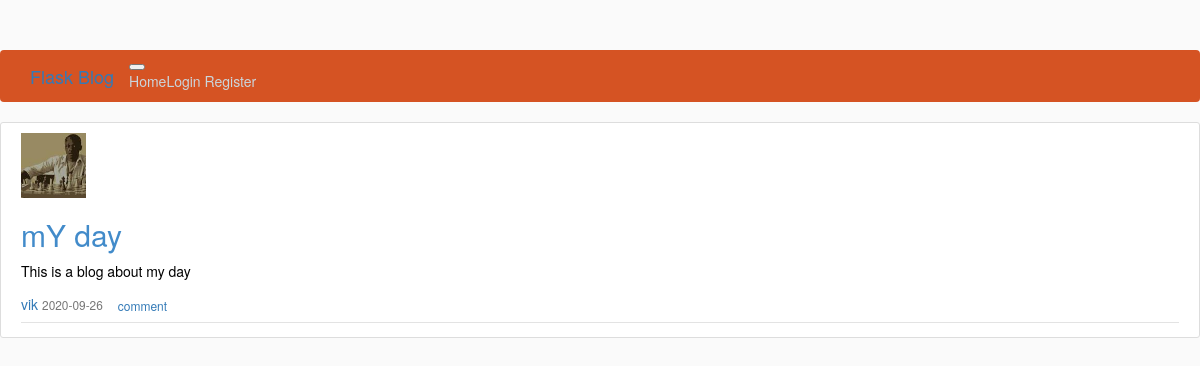
/post/1, run on the app's committed database.
### app/models.py (models this page shows, shortened)
class User(db.Model, UserMixin):
    id = db.Column(db.Integer, primary_key=True)
    username = db.Column(db.String(20), unique=True, nullable=False)
    email = db.Column(db.String(120), unique=True, nullable=False)
    image_file = db.Column(db.String(20), nullable=False, default='default.jpg')
    password = db.Column(db.String(60), nullable=False)
    posts = db.relationship('Post', backref='author', lazy=True)

class Post(db.Model):
    id = db.Column(db.Integer, primary_key=True)
    title = db.Column(db.String(100), nullable=False)
    date_posted = db.Column(db.DateTime, nullable=False, default=datetime.utcnow)
    content = db.Column(db.Text, nullable=False)
    user_id = db.Column(db.Integer, db.ForeignKey('user.id'), nullable=False)

### app/routes.py (the view)
@app.route("/post/<int:post_id>")
def post(post_id):
    post = Post.query.get_or_404(post_id)
    return render_template('post.html', title=post.title, post=post)

### app/templates/post.html (shortened to what this page needs)
{% extends "base.html" %}
{% block content %}
  <article class="media content-section">
    <img class="rounded-circle article-img" src="{{ url_for('static', filename='profile_pics/' + post.author.image_file) }}">
    <div class="media-body">
        <h2 class="article-title">{{ post.title }}</h2>
        <p class="article-content">{{ post.content }}</p>
      <div class="article-metadata">
        <a class="mr-2" href="#">{{ post.author.username }}</a>
        <small class="text-muted">{{ post.date_posted.strftime('%Y-%m-%d') }}</small>
        <a class="btn btn-secondary btn-sm mt-1 mb-1" href="{{ url_for('new_comment') }}">comment</a>
      </div>
    </div>
  </article>
{% endblock content %}

### app/static/main.css (style rules this page uses)
body { background: #fafafa; color: #010101; margin-top: 5rem; }
h1, h2, h3, h4, h5 { color: #444444; }
.content-section { background: #ffffff; padding: 10px 20px; border: 1px solid #dddddd; border-radius: 3px; margin-bottom: 20px; }
.article-title { color: #428bca }
.article-content { white-space: pre-line; }
.article-img { height: 65px; width: 65px; margin-right: 16px; }
.article-metadata { padding-bottom: 1px; margin-bottom: 4px; border-bottom: 1px solid #e3e3e3 }

### data on the page
User: image_file (picture), author.username "vik"
Post: title "mY day", content "This is a blog about my day", date_posted "2020-09-26"
